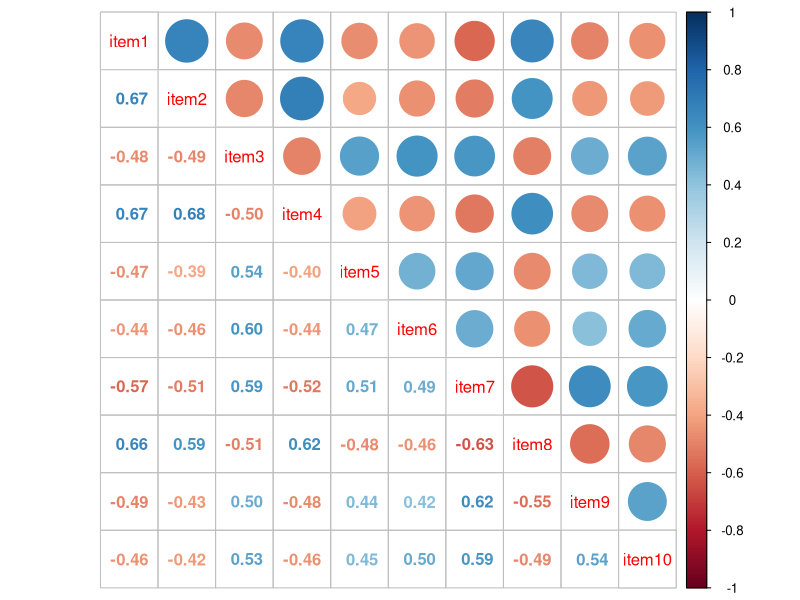
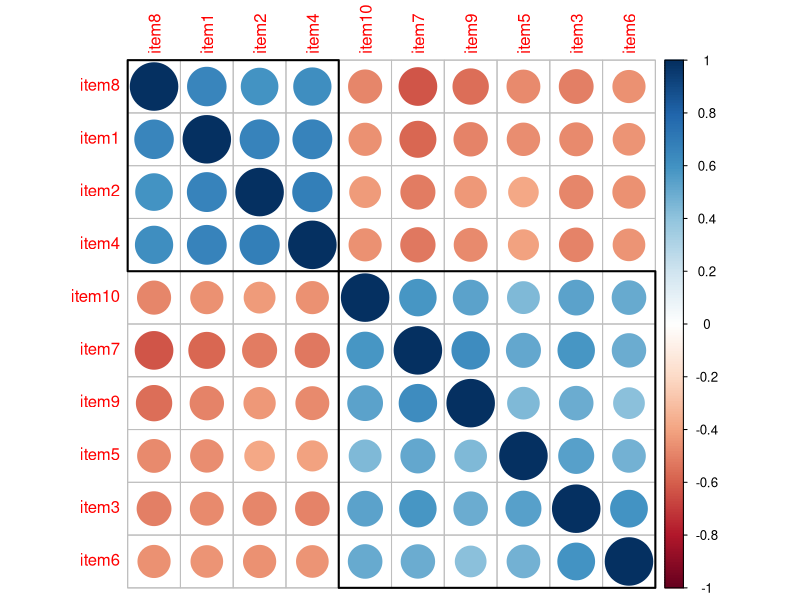

Generate these figures, in order, with R: (Note: this script raises an error after producing the figures.)
## ---- chunk 1
  bytes <- file.size("testing-for-measurement-invariance-in-r.Rmd")
  words <- bytes/10
  minutes <- words/200
## ---- chunk 2
knitr::opts_chunk$set(echo = TRUE, eval = TRUE, warning = FALSE, message = FALSE)
library("rmarkdown")
library("kableExtra")
## ---- chunk 3
finance <- read.csv("finance.csv", header = TRUE)
## ---- chunk 4
paged_table(finance, options = list(cols.print = 11))
## ---- chunk 5
library("dplyr")
library("corrplot")
library("lavaan")
library("semTools")
## ---- chunk 6
# Correlation matrix of items
cormat <- finance %>%
  select(starts_with("item")) %>%
  cor()

# Correlation matrix plot
corrplot.mixed(cormat)
## ---- chunk 7
corrplot(cormat, order = "hclust", addrect = 2)
## ---- chunk 8
# Two-factor CFA model
model <- 'positive =~ item1 + item2 + item4 + item8
          negative =~ item3 + item5 + item6 + item7 + item9 + item10
          positive ~~ negative'
## ---- chunk 9
# Configural model
cfa.config <- cfa(model, data = finance, estimator = "WLSMV", group = "gender")
## ---- chunk 10
# Metric model
cfa.metric <- cfa(model, data = finance, estimator = "WLSMV", group = "gender", 
                  group.equal = "loadings")

# Model comparison
compareFit(cfa.config, cfa.metric)
## ---- chunk 11
# Scalar model
cfa.scalar <- cfa(model, data = finance, estimator = "WLSMV", group = "gender", 
                  group.equal = c("loadings","intercepts"))

# Model comparison
compareFit(cfa.metric, cfa.scalar)
## ---- chunk 12
lavTestScore(cfa.scalar)$uni
## ---- chunk 13
paged_table(parTable(cfa.scalar)[,c(1:8, 11, 12)])
## ---- chunk 14
dd <- data.frame(
  "Formula Type" = c("Latent variable", "Regression", "Residual co(variance)", "Intercept"),
  "lavaan Operator" = c("=~", "~", "~~", "~1"),
  "Meaning" = c("is measured by", "is regressed on", "is correlated with", "intercept")
)

#paged_table(dd)

dd %>%
  kable(., col.names = c("Formula Type", "lavaan Operator", "Meaning")) %>%
  kable_styling(bootstrap_options = c("striped", "hover"), position = "left", full_width = TRUE)
## ---- chunk 15
# Adjust the model
cfa.scalar2 <- cfa(model, data = finance, estimator = "WLSMV", group = "gender", 
                   group.equal = c("loadings","intercepts"), 
                   group.partial = c("item1 ~ 1", "item4 ~ 1", "item7 ~ 1"))

# Model comparison
compareFit(cfa.metric, cfa.scalar2)
## ---- chunk 16
# Strict model
cfa.strict <- cfa(model, data = finance, estimator = "WLSMV", group = "gender", 
                  group.equal = c("loadings","intercepts", "residuals"),
                  group.partial = c("item1 ~ 1", "item4 ~ 1", "item7 ~ 1"))


compareFit(cfa.scalar2, cfa.strict)
